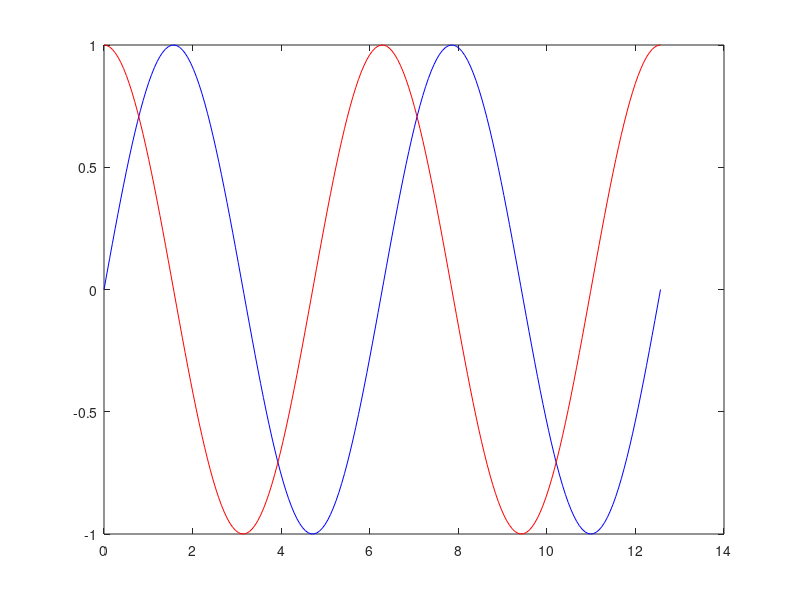

The MATLAB script that drew this image:
%Sa se reprezinte in acelasi grafic functiile sin si cos pe intervalul[0,4]

x = linspace(0, 4*pi, 200)
y = sin(x);
z = cos(x);
plot(x,y,'b-',x,z,'r-');